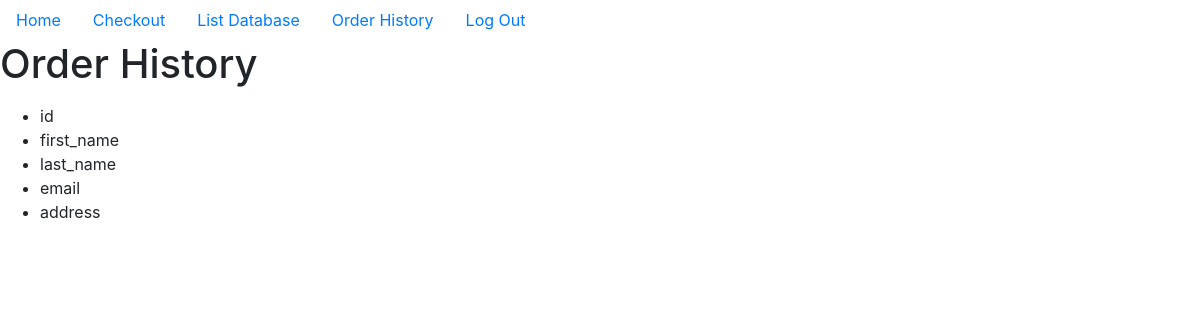
Page /order_history (signed in) on the earlier database version.
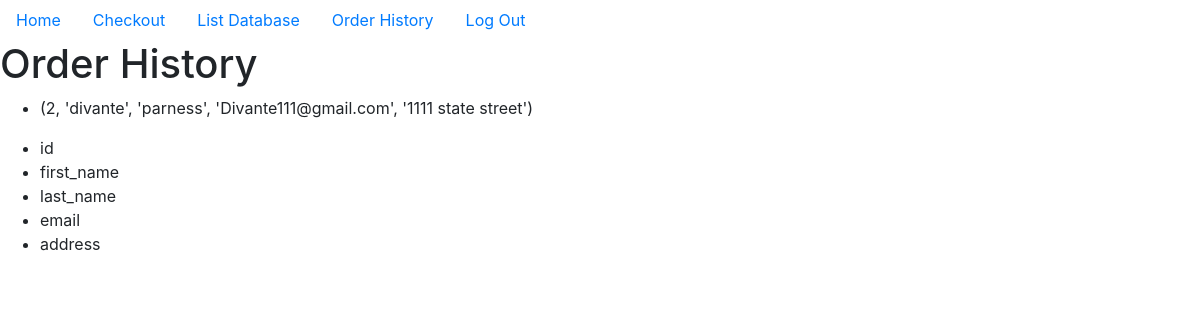
Same page on the later database version.
### the_project/models.py (models this page shows, shortened)
class logged_out_user(db.Model, UserMixin):
    __tablename__ = 'customer'
    id = db.Column(db.Integer, primary_key = True)
    first_name = db.Column(db.String(64))
    last_name = db.Column(db.String(64))
    email = db.Column(db.String(64), index = True)
    address = db.Column(db.String(64))

### app.py (the view)
@app.route('/order_history')
@login_required
def orders():
    with db.engine.connect() as connection:
        result = connection.execute("""SELECT * FROM customer WHERE email = :email;""", email=current_user.email)
        return render_template('/order_history.html', result = result)

### the_project/models.py (called while the page is built)
@login_manager.user_loader
def load_user(registered_user):
    return Registered_user.query.get(registered_user)

### the_project/templates/order_history.html
{% extends 'base.html'%}
{% block content %}
<h1>Order History</h1>
<ul>
    {%for item in result%}
        <li>{{item}}</li>
    {%endfor%}
</ul>
<ul>
    {%for item in result.keys()%}
        <li>{{item}}</li>
    {%endfor%}
</ul>
{% endblock content %}

### the_project/templates/base.html (shortened to what this page needs)
<!DOCTYPE html>
<html lang="en">
<head>
    <link rel="stylesheet" href="https://maxcdn.bootstrapcdn.com/bootstrap/4.0.0/css/bootstrap.min.css">
</head>
<header class= 'nav'>
    <ul class="nav nav-pills">
        <li class="nav-item">
            <a class="nav-link" href="{{ url_for('home') }}">Home</a>
        </li>
        <li class="nav-item">
            <a class="nav-link" href="{{ url_for('checkout') }}">Checkout</a>
        </li>
        <li class="nav-item">
            <a class="nav-link" href="{{ url_for('list_database') }}">List Database</a>
        </li>
        {% if current_user.is_authenticated %}
        <li class="nav-item">
            <a class="nav-link" href="{{ url_for('orders') }}">Order History</a>
        </li>
        <li class="nav-item">
            <a class="nav-link" href="{{ url_for('logout') }}">Log Out</a>
        </li>
        {% endif %}
    </ul>
</header>
<body>
    {% block content %}
    {% endblock content %}
</body>
</html>

Differences in the rows shown:
added logged_out_user: item "(2, 'divante', 'parness', 'Divante111@gmail.com', '1111 state street')"
